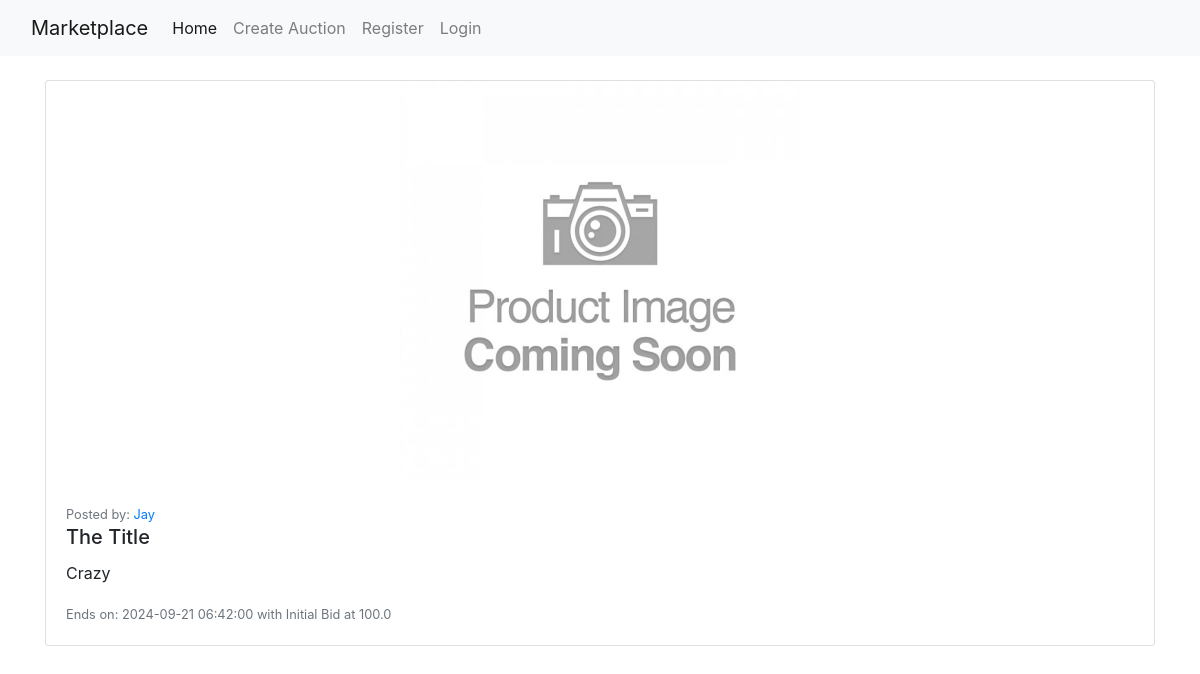
Screenshot of /auctions/9 with the database file from the repository.
### auction_app/models.py (models this page shows, shortened)
class User(db.Model, UserMixin):
    __tablename__ = 'users'
    id = db.Column(db.Integer, primary_key=True)
    username = db.Column(db.String(20), unique=True, nullable=False)
    first_name = db.Column(db.String(20), nullable=False)
    last_name = db.Column(db.String(20), nullable=False)
    image_file = db.Column(db.String(20), nullable=False, default='default.jpg')
    email = db.Column(db.String(120), unique=True, nullable=False)
    password = db.Column(db.String(60), nullable=False)
    auctions = db.relationship('Auction', backref='bid', lazy=True)

class Auction(db.Model):
    __tablename__ = 'auctions'
    id = db.Column(db.Integer, primary_key=True)
    title = db.Column(db.String(100), nullable=False)
    description = db.Column(db.Text)
    image_file = db.Column(db.String(20), nullable=False, default='placeholder.jpg')
    initial_bid = db.Column(db.Float, nullable=False)
    date_posted = db.Column(db.DateTime, nullable=False, default=datetime.utcnow)
    end_date = db.Column(db.DateTime, nullable=False)
    user_id = db.Column(db.Integer, db.ForeignKey('users.id'), nullable=False)

### auction_app/auctions/routes.py (the view)
@auction_.route('/auctions/<int:auction_id>', methods=['GET', 'POST'])
def auction(auction_id):
    auction = Auction.query.get_or_404(auction_id)
    image_file = url_for('static', filename='item_pics/' + auction.image_file)
    return render_template('auction.html', title=auction.title, auction=auction, image_file=image_file)

### auction_app/templates/auction.html (shortened to what this page needs)
{% extends 'base.html' %}
{% block content %}
<div class="container">
    <div class="card mb-3">
      <img class="auction__image" src="{{ url_for('static', filename='item_pics/placeholder.jpg')}}" alt="Card image cap">
      <div class="card-body">
        <small class="text-muted">Posted by:
          <a href="{{ url_for('users.user_auctions', username=auction.bid.username) }}">
            {{ auction.bid.username }}
          </a>
        </small>
        <h5 class="card-title">{{ auction.title }}</h5>
        <p class="card-text">{{ auction.description }}</p>
        <p class="card-text"><small class="text-muted">Ends on: {{ auction.end_date }} with Initial Bid at {{ auction.initial_bid }} </small></p>
      </div>
    </div>
</div>
{% endblock %}

### auction_app/static/css/styles.css (style rules this page uses)
body { font-family: 'Poppins', sans-serif; margin: 0; padding: 0; }
.auction__image { width: 100%; height: 400px; object-fit: contain; }
img { max-width: 100%; max-height: 100%; overflow: hidden; object-fit: cover; }

### rows the page displays
User: bid.username "Jay"
Auction: title "The Title", description "Crazy", end_date "2024-09-21 06:42:00", initial_bid "100.0"
